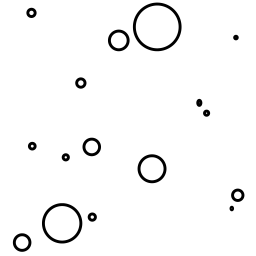
#> input picture scripts/hatch_tiles/concrete.png, 256 x 256 px
$ python -i gemini_gap_stats.py   (imports and definitions only)   (older library calls are emulated)
#> lines starting #> are read from the running program, lines starting #| are printed output that depends on the picture; after the words box and inside, x2 and y2 are one past the last pixel; in counts of white or black regions, pixels touching at a corner belong together
#!/usr/bin/env python3
"""Interpretable style statistics, generator vs Gemini, each scored alone by how well it separates the two sources
(univariate AUC; 0.5 = same distribution). The whole-image domain classifier (gemini_match.py) separates them at
AUC ~1.0 (2026-10-20), which says nothing about what to fix; these say which property gives the generator away.
All measured at the training scale (long side 2048). Elevation sheets only by default (--modes), both sides.

    python3 scripts/gemini_gap_stats.py --gemini data/image_generation/gemini_r5 \
        --gemini-modes data/image_generation/gemini_r5/specs_described.jsonl --gen data/synthetic/pd_probe
"""
import argparse
import json
from multiprocessing import Pool
from pathlib import Path

import cv2
import numpy as np


def stats(path):
#> called with path = 'hatch_tiles/concrete.png'
    im = cv2.imread(str(path)); h, w = im.shape[:2]
#> in stats, im is the input picture: shape (256, 256, 3); min 0, max 255, mean 247.4
#> after `h, w = im.shape[:2]`: h = 256; w = 256
    s = 2048 / max(h, w); im = cv2.resize(im, (round(w * s), round(h * s)), interpolation=cv2.INTER_AREA)
#> after `s = 2048 / max(h, w)`: s = 8
#> after `im = cv2.resize(im, (round(w * s), round(h * s)), interpolation=cv2.IN`:
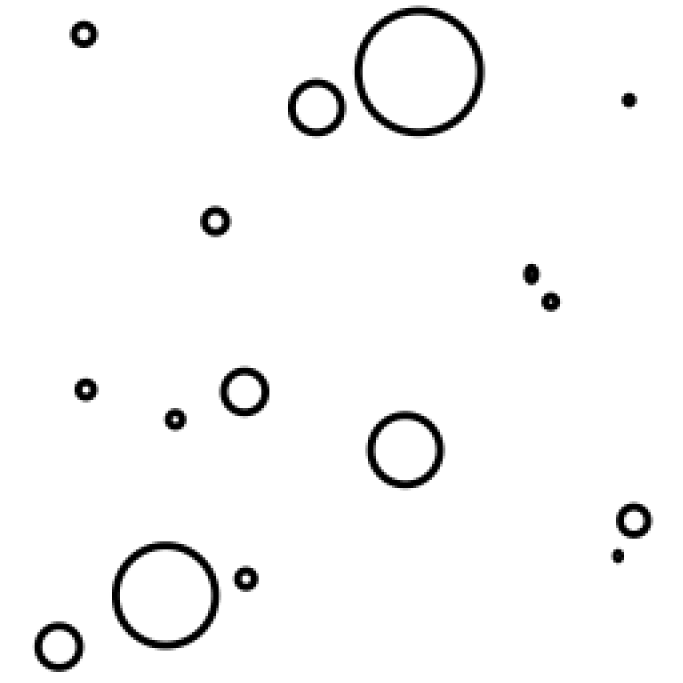
#> im: shape (2048, 2048, 3) (shown at 1/3 size); min 0, max 255, mean 247.4
    h, w = im.shape[:2]
#> h = 2048; w = 2048
    g = cv2.cvtColor(im, cv2.COLOR_BGR2GRAY); hsv = cv2.cvtColor(im, cv2.COLOR_BGR2HSV)
#> after `hsv = cv2.cvtColor(im, cv2.COLOR_BGR2HSV)`: hsv: shape (2048, 2048, 3); mean H, S, V 0, 0, 247.4
    paper = float(np.percentile(g, 95))
#> paper = 255
    bh = cv2.morphologyEx(g, cv2.MORPH_BLACKHAT, cv2.getStructuringElement(cv2.MORPH_ELLIPSE, (9, 9)))
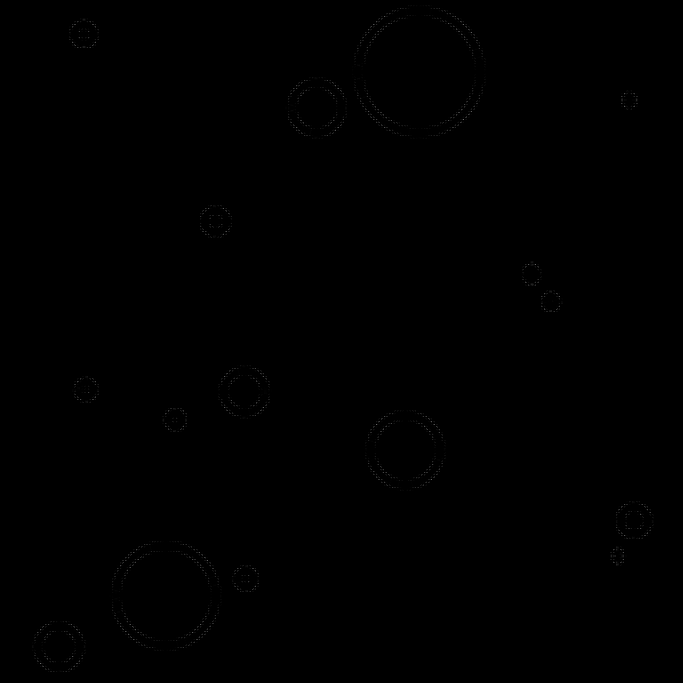
#> bh: shape (2048, 2048) (shown at 1/3 size); min 0, max 197, mean 0.2
    stroke = bh > 40
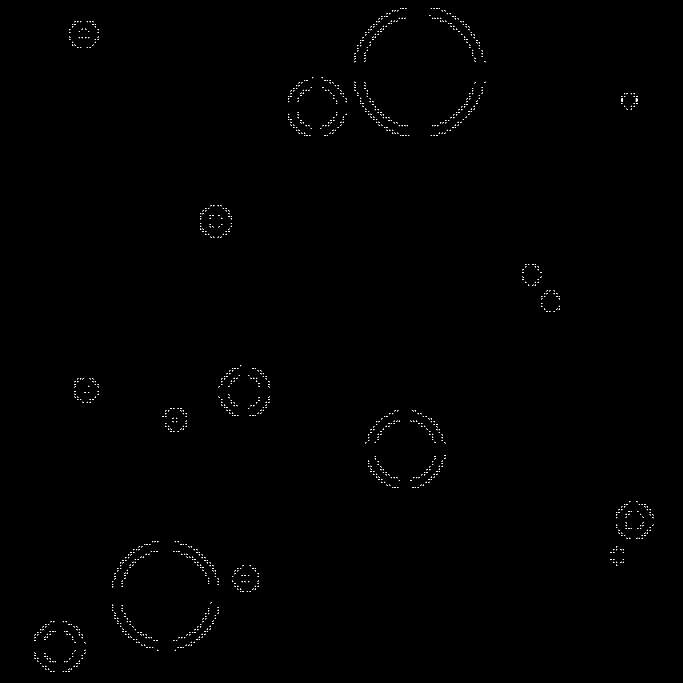
#> stroke: shape (2048, 2048) bool (shown at 1/3 size); 0.17% white in thin lines or dots, all inside (x1, y1, x2, y2) = (104, 24, 1960, 2016)
    dt = cv2.distanceTransform(stroke.astype(np.uint8), cv2.DIST_L2, 3)
    # stroke width: 2 x the distance transform on the stroke's medial pixels (local maxima)
    mx = (dt >= cv2.dilate(dt, np.ones((3, 3), np.uint8))) & stroke
    sw = 2 * dt[mx] if mx.any() else np.array([0.0])
#> sw = 7056 values, max 3.82 at index 1429, min 1.91 at index 0, mean 1.92
    dark = g[stroke] if stroke.any() else np.array([255])
#> dark = 7104 values, max 214 at index 1561, min 0 at index 50, mean 79.02
    sat = hsv[..., 1] / 255.0
#> sat: shape (2048, 2048) float64; every value is 0
    nonwhite = g < paper - 12
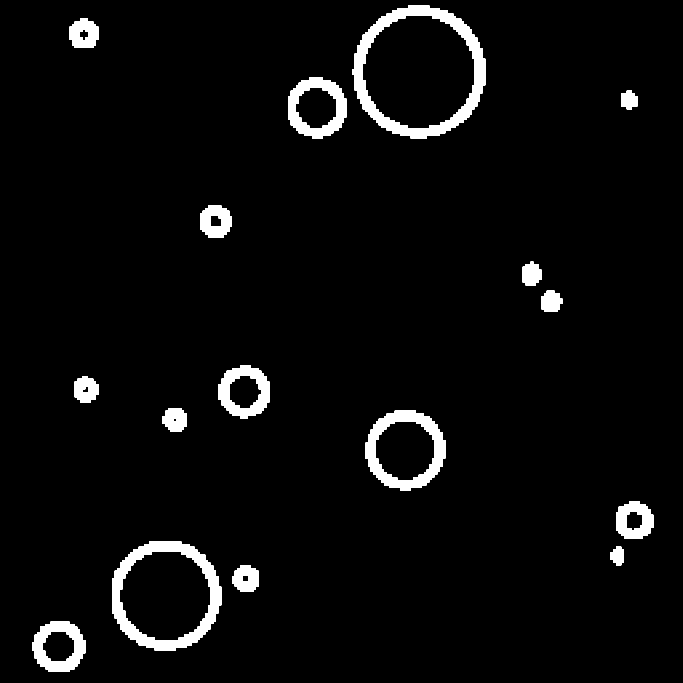
#> nonwhite: shape (2048, 2048) bool (shown at 1/3 size); 4% white; 16 white regions, largest, box (x1, y1, x2, y2) and area: (1056, 16, 1456, 416) 35328, (336, 1624, 664, 1952) 28992, (1096, 1232, 1336, 1472) 20160
    n, lab, st, _ = cv2.connectedComponentsWithStats(stroke.astype(np.uint8), connectivity=8)
#> lab: shape (2048, 2048) int32; 1175 distinct labels, from 0 to 1174
#> n = 1175; st = 1175 rows, first 6: [0, 0, 2048, 2048, 4187200], [1200, 24, 4, 3, 6], [1208, 24, 4, 3, 6], [1216, 24, 4, 3, 6], [1292, 24, 4, 3, 6], [1300, 24, 4, 3, 6]
    small = ((st[1:, 2] < 18) & (st[1:, 3] < 18) & (st[1:, 2] > 3) & (st[1:, 3] > 5)).sum() if n > 1 else 0
#> small = 2
    ys, xs = np.nonzero(nonwhite)
    extent = ((ys.max() - ys.min()) * (xs.max() - xs.min()) / (h * w)) if len(ys) else 0.0
#> extent = 0.888
    gx, gy = cv2.Sobel(g, cv2.CV_32F, 1, 0), cv2.Sobel(g, cv2.CV_32F, 0, 1)
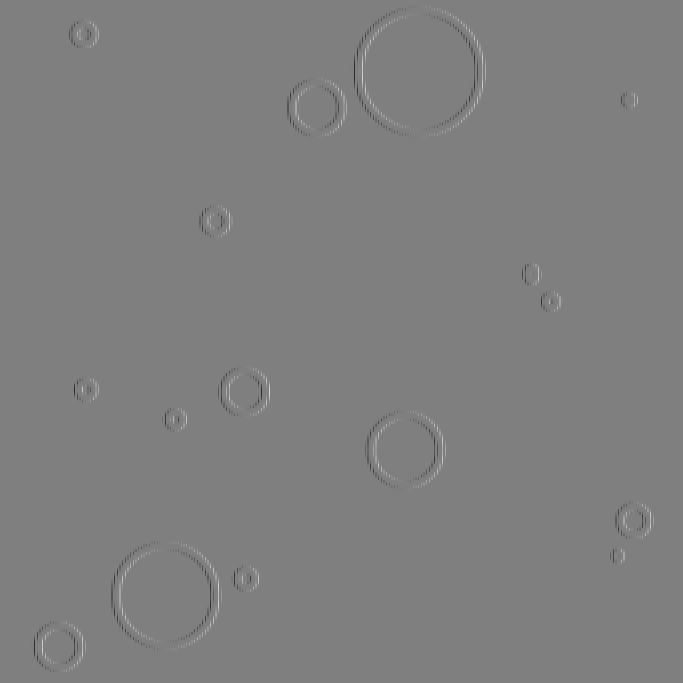
#> gx: shape (2048, 2048) float32 (shown at 1/3 size); min -1012, max 1008, mean 0; drawn with min black and max white
    mag = np.hypot(gx, gy); ang = (np.degrees(np.arctan2(gy, gx)) % 180)
    sel = mag > 40
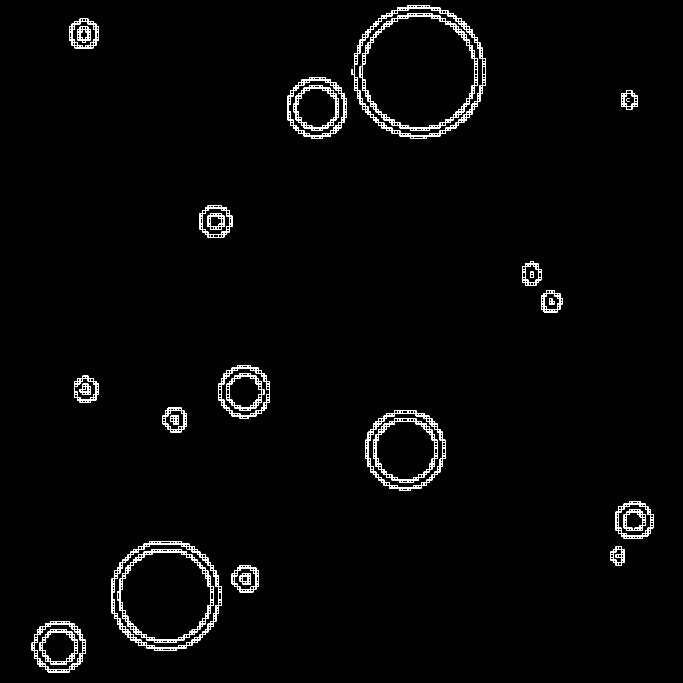
#> sel: shape (2048, 2048) bool (shown at 1/3 size); 1.5% white in thin lines or dots, all inside (x1, y1, x2, y2) = (95, 15, 1961, 2017)
    hist = np.bincount(np.minimum((ang[sel] / 15).astype(int), 11), minlength=12).astype(float)
#> hist = [26682, 1073, 926, 950, 1055, 916, 26663, 1076, 638, 1240, 1094, 954]
    hist /= max(hist.sum(), 1)
#> hist = [0.422, 0.017, 0.0146, 0.015, 0.0167, 0.0145, 0.421, 0.017, 0.0101, 0.0196, 0.0173, 0.0151]
    axis = hist[0] + hist[11] + hist[5] + hist[6]                       # near 0 / 90 degrees
#> axis = 0.873
    edge_soft = float(((mag > 10) & (mag < 60)).sum() / max((mag >= 60).sum(), 1))   # anti-aliasing / blur
#> edge_soft = 0.151
    col = cv2.resize(im, (64, max(1, round(64 * h / w)))).reshape(-1, 3)
    return {
        "aspect": w / h, "paper": paper, "ink_frac": float(nonwhite.mean()),
        "stroke_px_median": float(np.median(sw)), "stroke_px_p90": float(np.percentile(sw, 90)),
        "stroke_dark_median": float(np.median(dark)), "colour_frac": float((sat > 0.15).mean()),
        "sat_nonwhite": float(sat[nonwhite].mean()) if nonwhite.any() else 0.0,
        "glyphs_per_mpx": small / (h * w / 1e6), "drawing_extent": float(extent),
        "axis_aligned_edges": float(axis), "edge_softness": edge_soft,
        "grey_levels": float(len(np.unique(g[nonwhite] // 8))) if nonwhite.any() else 0.0,
        "palette_size": float(len(np.unique((col // 32).astype(np.int32) @ np.array([64, 8, 1])))),
    }


def auc(a, b):
    from sklearn.metrics import roc_auc_score
    return roc_auc_score(np.r_[np.zeros(len(a)), np.ones(len(b))], np.r_[a, b])


def main():
    ap = argparse.ArgumentParser(description=__doc__, formatter_class=argparse.RawDescriptionHelpFormatter)
    ap.add_argument("--gemini", required=True)
    ap.add_argument("--gemini-modes")
    ap.add_argument("--gen", required=True, nargs="+", help="one or more generator pools (compared one by one)")
    ap.add_argument("--modes", default="elevation")
    ap.add_argument("--out", default=None)
    a = ap.parse_args()
    keep = set(a.modes.split(","))
    gm = {r["name"] + ".png": r.get("mode") for r in map(json.loads, open(a.gemini_modes)) if "error" not in r} \
        if a.gemini_modes else {}
    gp = [p for p in sorted(Path(a.gemini).glob("*.png")) if not gm or gm.get(p.name) in keep]
    with Pool(4) as pool:
        G = pool.map(stats, gp)
        res = {}
        for pool_dir in a.gen:
            modes = {json.load(open(f))["image"]["file_name"]: json.load(open(f)).get("mode")
                     for f in Path(pool_dir, "annotations").glob("*.json")}
            sp = [p for p in sorted(Path(pool_dir, "images").glob("*.png")) if modes.get(p.name) in keep]
            S = pool.map(stats, sp)
            print(f"\n== {pool_dir}: gemini {len(G)} vs generator {len(S)} ({a.modes})")
            print(f"{'statistic':22s} {'gemini med':>11s} {'gen med':>9s} {'AUC':>6s}")
            rows = []
            for k in G[0]:
                ga, sa = np.array([x[k] for x in G]), np.array([x[k] for x in S])
                rows.append((abs(auc(ga, sa) - 0.5), k, np.median(ga), np.median(sa), auc(ga, sa)))
            for _, k, gmed, smed, au in sorted(rows, reverse=True):
                print(f"{k:22s} {gmed:11.3f} {smed:9.3f} {au:6.3f}")
            res[pool_dir] = {k: {"gemini": gmed, "gen": smed, "auc": au} for _, k, gmed, smed, au in rows}
    if a.out:
        json.dump(res, open(a.out, "w"), indent=1)


# [2 lines not run here, left out]

>>> result = stats('hatch_tiles/concrete.png')
#> result = 14 items
